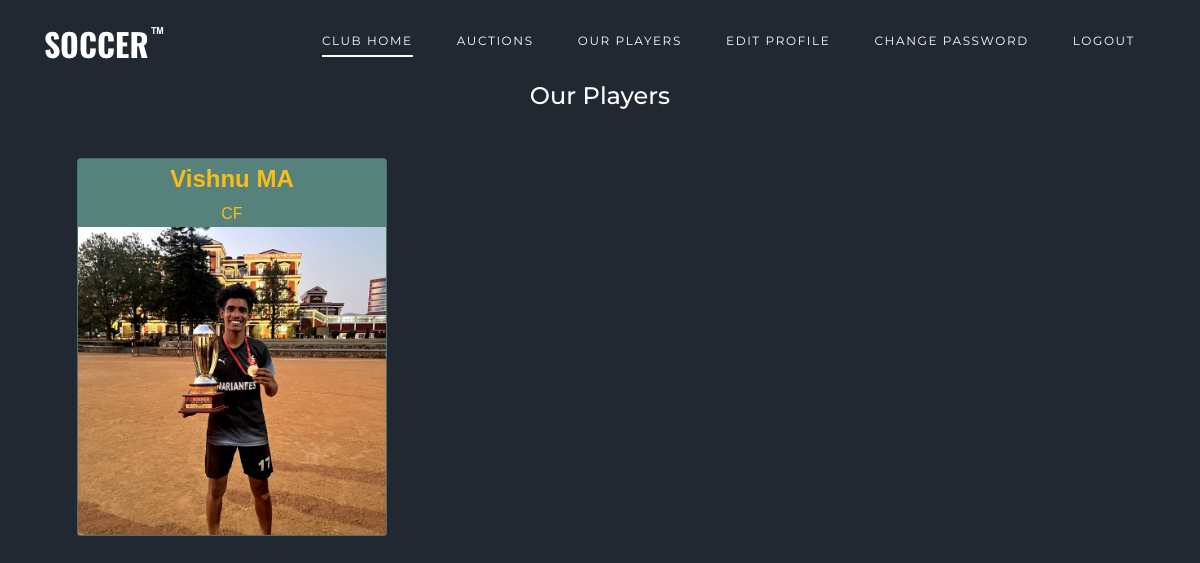
Before: /ourp (signed in) with the older database file.
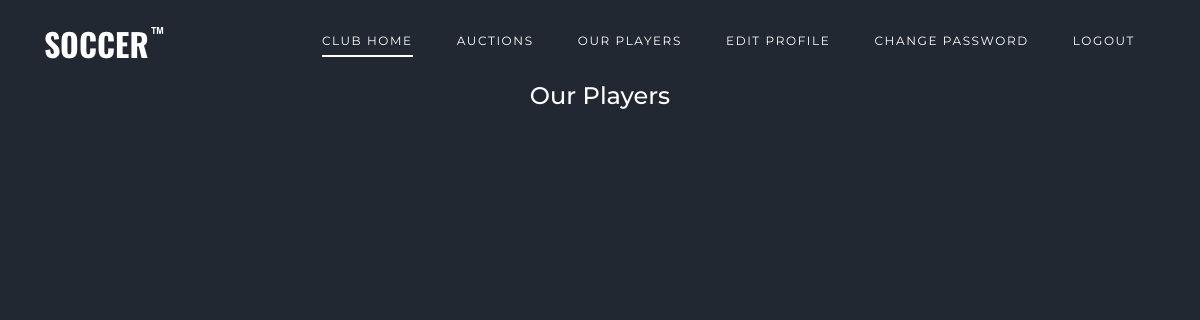
After: the same page with the newer database file.
### auctions/models.py (models this page shows, shortened)
class Acceptdeal(models.Model):
    clubname = models.ForeignKey(Club,on_delete=models.CASCADE,blank = True, null = True)
    playername = models.ForeignKey(Player,on_delete=models.CASCADE,blank = True, null = True)
    status=models.CharField(max_length=20,default='No')

class Player(models.Model):
    username = models.CharField(max_length=64)
    email = models.CharField(max_length=64)
    mobilenumber= models.IntegerField(default=1)
    currentclub=models.CharField(max_length=64)
    Age=models.IntegerField(default=1)
    position=models.CharField(max_length=10,default="a")
    password=models.CharField(max_length=20)
    image_url = models.ImageField(max_length=228, default=None, blank=True, null=True)
    base=models.IntegerField(default=1000)

### auctions/views.py (the view)
# urls.py: path('ourp',views.myplayers),
def myplayers(request):
    id=request.session['id']
    a =Acceptdeal.objects.filter(clubname=id)
    return render(request,'auctions/myplayers.html',{'a':a})

### auctions/templates/auctions/myplayers.html (shortened to what this page needs)
{% include 'auctions/clubbase.html' %}
    <center><h4>Our Players</h4></center>
    <div id="activelist">
        {% for list in a %}
    <div class = "card">
        <a class="title">{{list.playername.username}}</a>
        <a class= "cat">{{list.playername.position}}</a>
            <img src="{{ list.playername.image_url.url }}" class="list_img">
    </div>
    {% endfor %}
    </div>

Changed rows visible on the page:
removed Acceptdeal: playername.username "Vishnu MA", playername.position "CF", playername.image_url (picture)
